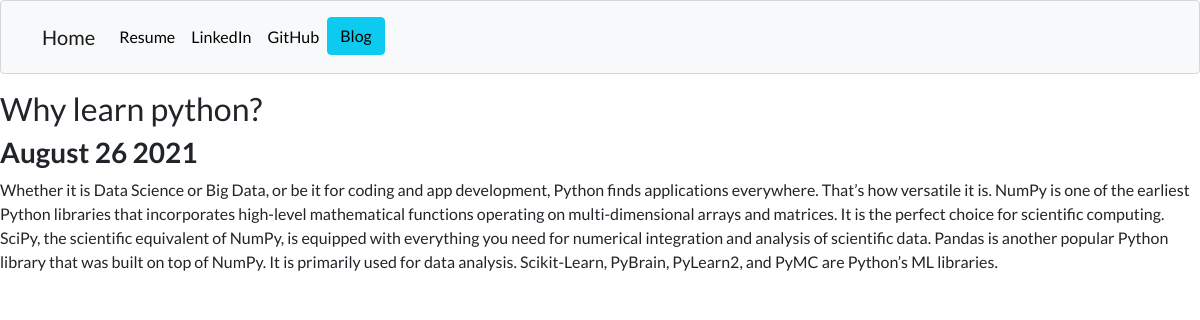
Page /blog/1/ on the committed database.
### blog/models.py (models this page shows, shortened)
class Blog(models.Model):
    title = models.CharField(max_length=100)
    desc=models.TextField()
    date=models.DateField()

### blog/views.py (the view)
# urls.py: path('<int:blog_id>/', views.details, name="details"),
def details(request, blog_id):
    blogs=get_object_or_404(Blog, pk=blog_id)
    return render(request,'blog/details.html',{'blogs':blogs})

### blog/templates/blog/details.html
{% extends 'portfolio/base.html'%}
{% block content %}
<h2>{{blogs.title}}</h2>
<h3><b>{{blogs.date|date:'F d Y'}}</b></h3>
<p>{{blogs.desc}}</p>
{% endblock %}

### portfolio/static/portfolio/custom.css (style rules this page uses)
body { font-family: 'Lato', sans-serif; }

### rows in the picture
Blog: title "Why learn python?", date "August 26 2021", desc "Whether it is Data Science or Big Data, or be it for coding and app development, Python finds applications everywhere. That’s how versatile it is. NumPy is one of the earliest Python libraries that incorporates high-level mathematical functions operating on multi-dimensional arrays and matrices. It is the perfect choice for scientific computing. SciPy, the scientific equivalent of NumPy, is equipped with everything you need for numerical integration and analysis of scientific data. Pandas is another popular Python library that was built on top of NumPy. It is primarily used for data analysis. Scikit-Learn, PyBrain, PyLearn2, and PyMC are Python’s ML libraries."
